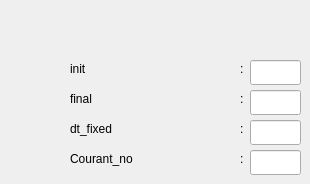
      <widget class="QWidget" name="time_tab">
       <attribute name="title">
        <string>time</string>
       </attribute>
       <widget class="QLineEdit" name="time_init">
        <property name="geometry">
         <rect>
          <x>250</x>
          <y>60</y>
          <width>51</width>
          <height>25</height>
         </rect>
        </property>
        <property name="text">
         <string/>
        </property>
       </widget>
       <widget class="QLabel" name="field_kind_label_5">
        <property name="geometry">
         <rect>
          <x>70</x>
          <y>60</y>
          <width>161</width>
          <height>17</height>
         </rect>
        </property>
        <property name="text">
         <string>init</string>
        </property>
       </widget>
       <widget class="QLabel" name="label_51">
        <property name="geometry">
         <rect>
          <x>240</x>
          <y>60</y>
          <width>16</width>
          <height>17</height>
         </rect>
        </property>
        <property name="text">
         <string>:</string>
        </property>
       </widget>
       <widget class="QLabel" name="program_kind_label_6">
        <property name="geometry">
         <rect>
          <x>70</x>
          <y>90</y>
          <width>161</width>
          <height>17</height>
         </rect>
        </property>
        <property name="text">
         <string>final</string>
        </property>
       </widget>
       <widget class="QLabel" name="label_52">
        <property name="geometry">
         <rect>
          <x>240</x>
          <y>90</y>
          <width>16</width>
          <height>17</height>
         </rect>
        </property>
        <property name="text">
         <string>:</string>
        </property>
       </widget>
       <widget class="QLineEdit" name="time_final">
        <property name="geometry">
         <rect>
          <x>250</x>
          <y>90</y>
          <width>51</width>
          <height>25</height>
         </rect>
        </property>
        <property name="text">
         <string/>
        </property>
       </widget>
       <widget class="QLabel" name="label_53">
        <property name="geometry">
         <rect>
          <x>240</x>
          <y>120</y>
          <width>16</width>
          <height>17</height>
         </rect>
        </property>
        <property name="text">
         <string>:</string>
        </property>
       </widget>
       <widget class="QLineEdit" name="time_dt_fixed">
        <property name="geometry">
         <rect>
          <x>250</x>
          <y>120</y>
          <width>51</width>
          <height>25</height>
         </rect>
        </property>
        <property name="text">
         <string/>
        </property>
       </widget>
       <widget class="QLabel" name="program_kind_label_7">
        <property name="geometry">
         <rect>
          <x>70</x>
          <y>120</y>
          <width>161</width>
          <height>17</height>
         </rect>
        </property>
        <property name="text">
         <string>dt_fixed</string>
        </property>
       </widget>
       <widget class="QLineEdit" name="time_courant_no">
        <property name="geometry">
         <rect>
          <x>250</x>
          <y>150</y>
          <width>51</width>
          <height>25</height>
         </rect>
        </property>
        <property name="text">
         <string/>
        </property>
       </widget>
       <widget class="QLabel" name="program_kind_label_8">
        <property name="geometry">
         <rect>
          <x>70</x>
          <y>150</y>
          <width>161</width>
          <height>17</height>
         </rect>
        </property>
        <property name="text">
         <string>Courant_no</string>
        </property>
       </widget>
       <widget class="QLabel" name="label_54">
        <property name="geometry">
         <rect>
          <x>240</x>
          <y>150</y>
          <width>16</width>
          <height>17</height>
         </rect>
        </property>
        <property name="text">
         <string>:</string>
        </property>
       </widget>
      </widget>
